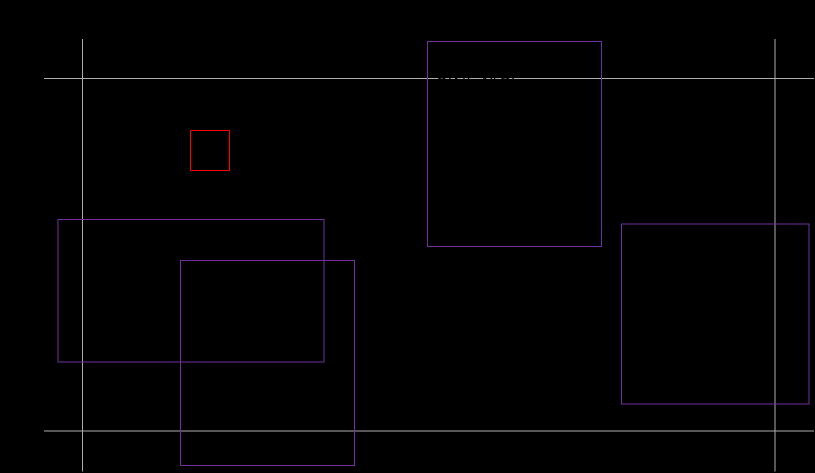
//> input picture 4.png, 1630 x 945 px (shown at 1/2 size)
$ ./CupOpneCV   (built with g++ and OpenCV 4)
//> lines starting //> are read from the running program, lines starting //| are printed output that depends on the picture; after the words box and inside, x2 and y2 are one past the last pixel; in counts of white or black regions, pixels touching at a corner belong together
#define _CRT_SECURE_NO_WARNINGS

#define SerialOn 0
#define debug 0

#include <opencv2/core.hpp>
#include <opencv2/opencv.hpp>
#include <opencv2/highgui/highgui.hpp>
#include <iostream>

#if SerialOn == 1
#include <stdlib.h>
#include <stdio.h>
#include <string.h>
#include <unistd.h>
#include <stdint.h>
#include <fcntl.h>
#include <termios.h>
#include <errno.h>
#include <sys/ioctl.h>
#endif // SerialOn

int fd; //Serial 통신 장치명(번호)

using namespace std;
using namespace cv;

void videoWriteSet(Size size);	//영상파일 출력용
VideoWriter writer;				//영상파일 출력용

void findedge(Mat inImg, Size size);	//윤곽생성 및 조건에 대한 물체인식

double TemplateProcess(Rect rect, Mat resultImage, Mat tImage, double value);	//종이컵 인식

int centerX(Rect inRect);	//물체 중심 x좌표


int SerialSet();			//Serial 통신 초기 세팅
int SerialWrite(char *buf);	//Serial 통신 Tx 보내기

void addzero(char * strHex, int len);	//문자열 앞에 0 붙이는 함수

int testCount = 0;			//frame 하나당 카운트
int setFrameCount = 50;		//총 10프레임이 될때까지 카운트
double testHighValue = 1;	//탐색과정에서 낮은 탐색값 저장. 낮을수록 좋음 0~1;

int status = 0;		//모터 및 아두이노 제어상태  0:못찾음(default) 1:샘플링단계 2:추적중 3: 추적하다잃어버림

Mat img_input, cupImage, buf_img;	//입력이미지, 컵 이미지, 버퍼이미지
Size camSizein;	//입력 영상 size

Mat plotImg;	//디버깅을 위한 plot이미지
int notFindingCount = 0;	//물체를 잃어버렸을때 카운팅하여 리셋하기 위한 변수

int main() {
	SerialSet();
	cupImage = imread("./4.png", 1);	//종이컵 이미지
//> cupImage is the input picture: 945 rows x 1630 cols, CV_8UC3; mean B, G, R 2.3, 1.4, 2.1
	cv::VideoCapture cap(0);
	if (!cap.isOpened()) {
		cerr << "에러 - 카메라를 열 수 없습니다.\n";
		return -1;
	}
	cap.set(3, 1920);		//영상 크기 수동조정
	cap.set(4, 1080);		//영상 크기 수동조정
	cap.set(CAP_PROP_AUTOFOCUS, 1);		//AF 수동조정 활성화
	//https://docs.opencv.org/3.3.1/d4/d15/group__videoio__flags__base.html#ggaeb8dd9c89c10a5c63c139bf7c4f5704dad937a854bd8d1ca73edfb3570e799aa3

	//웹캠 사이즈 받기
	camSizein = Size((int)cap.get(CAP_PROP_FRAME_WIDTH), (int)cap.get(CAP_PROP_FRAME_HEIGHT));

	int wSize = camSizein.width;
	int hSize = camSizein.height;
	Size size = Size(wSize, hSize);

	//Size size2 = Size(wSize*2, hSize*2);
	//videoWriteSet(size2);

	while (1)
	{
		// 카메라로부터 캡쳐한 영상을 frame에 저장합니다.
		cap.read(img_input);
		if (img_input.empty()) {
			cerr << "빈 영상이 캡쳐되었습니다.\n";
			break;
		}

		plotImg = img_input.clone();		//디버깅을 위한 복제


		//관심영역 만들기
		//Rect rectROI((camSizein.width -wSize)/2, (camSizein.height - hSize) / 2, wSize, hSize);	//x,y,w,h
		//Mat subImage = img_input(rectROI);
		/* //관심영영 확인
		rectangle(img_input,
			Point(rectROI.br().x - rectROI.width, rectROI.br().y - rectROI.height),
			rectROI.br(),
			Scalar(0, 255, 0), 5);
		*/

		//물체 발견 못했을 때
		if (status == 0) {
			char bufo[] = "o";
			SerialWrite(bufo);
#if debug == 1
			cout << "#default" << endl;
#endif
		}


		if (status == 2) {
			notFindingCount++;
			if (notFindingCount > 100000) {	// 추적중 물체 잃어버렸을 때 100000 카운트 넘으면 리셋
				char buf[] = "t";
				SerialWrite(buf);
#if debug == 1
				cout << "#reset" << endl;
#endif
				buf_img.release();
				notFindingCount = 0;
				status = 0;
				char bufo[] = "o";
				SerialWrite(bufo);
#if debug == 1
				cout << "#default" << endl;
#endif

			}

		}

		findedge(img_input, camSizein);	//시작 지점 함수 윤곽인식


		if (status == 1 && testCount <= setFrameCount) {	//샘플링 스타트
			testCount++;
#if debug == 1
			cout << testCount << endl;
#endif
		}


		//writer.write(result); //영상 저장

		// ESC 키를 입력하면 루프가 종료됩니다.
		if (cv::waitKey(25) >= 0)
			break;
	}
	return 0;
}

void findedge(Mat inImg, Size size) {
//> called with size = Size(1630, 945)

	Mat bufImg = inImg.clone();
	//canny 연산
	Mat cannyi;
	Canny(inImg, cannyi, 30, 200);		//canny 알고리즘 적용
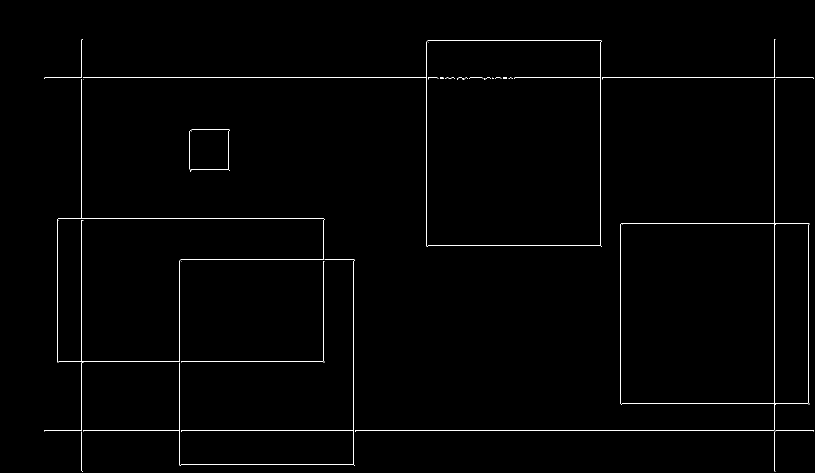
//> cannyi: 945 rows x 1630 cols, CV_8UC1 (shown at 1/2 size); 0.73% white in thin lines or dots, all inside (x1, y1, x2, y2) = (88, 78, 1628, 943)
	imshow("canny", cannyi);

	//모폴로지 연상으로 구멍 매꾸기, 선 잇기
	Size userSize = Size(3, 3);
	dilate(cannyi, cannyi, getStructuringElement(MORPH_ELLIPSE, userSize));
	erode(cannyi, cannyi, getStructuringElement(MORPH_ELLIPSE, userSize));
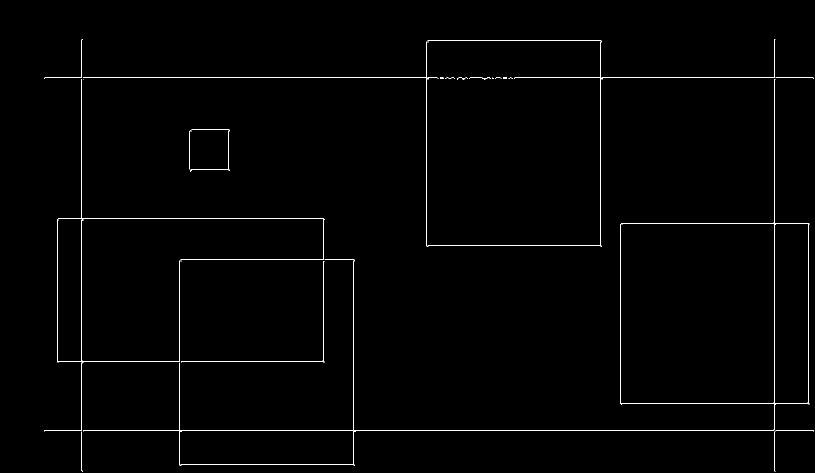
//> cannyi: 945 rows x 1630 cols, CV_8UC1 (shown at 1/2 size); 0.74% white in thin lines or dots, all inside (x1, y1, x2, y2) = (88, 78, 1628, 943)


	/*윤곽정보 생성*/
	vector<vector<Point> > contours;
	vector<Vec4i> hierarchy;
	findContours(cannyi, contours, hierarchy, CV_RETR_TREE, CHAIN_APPROX_SIMPLE, Point(0, 0));
//> contours = 36 contours, 25 with area under 20; largest, box (x1, y1, x2, y2) and area: (166, 158, 1619, 932) 159071, (166, 78, 1551, 494) 142710, (853, 81, 1203, 493) 142660, (1241, 446, 1550, 808) 110515, (88, 158, 649, 863) 93390
	//CV_CHAIN_APPROX_NONE 외각선의 모든 점을 나열함
	//CV_CHAIN_APPROX_SIMPLE 수평, 수직이나 대각 외곽선의 끅점만 포함.


	//RNG rng(12345);
	//Mat drawing = Mat::zeros(inImg.size(), CV_8UC3);
	for (int idx = 0; idx < contours.size(); idx++) {

		//	Scalar color = Scalar(rng.uniform(0, 255), rng.uniform(0, 255), rng.uniform(0, 255));
		//	drawContours(drawing, contours, idx, color, 2, 8, hierarchy, 0, Point());
		int setchbound = 20;//끝 변에서 부터 오는 라인들 ex 기둥, 벽
		int minScale = 30;// 최소 윤곽 크기
		Rect rect = boundingRect(contours[idx]);
		/*1차 조건 물체 크기 판별*/
		if (rect.height > minScale && rect.width > minScale && !(rect.width >= size.width - 5 && rect.height >= size.height - 5)) {
			/*2차 조건 물체 위치 판별(끝이랑 붙어있는지)*/
			if (rect.x < setchbound || (rect.x + rect.width) >size.width - setchbound || rect.y < setchbound || (rect.y + rect.height) > size.height - setchbound) {
				continue;
			}
			/*3차 조건 검출된 물체 비율 판단*/
			if (rect.height / rect.width > 2.5 || (rect.height / rect.width) < 0.9) {
				continue;
			}

			rectangle(plotImg, Point(rect.br().x - rect.width, rect.br().y - rect.height), rect.br(), Scalar(0, 255, 0), 5);


			/*템플릿 매칭하려는 이미지를 가로세로 5씩 키워 안정성 향상*/
			int roiOffet = 5; //검출한 사각형 부터 옵셋을 주어 여유러운 검사 진행
			Rect testRect(rect.x - roiOffet, rect.y - roiOffet, rect.width + roiOffet * 2, rect.height + roiOffet * 2); //x,y,w,h
			Mat	resultImage = img_input(testRect); //비교할 이미지


			if (!(testCount > setFrameCount && !(buf_img.empty()))) {	//첫 10프레임은 정지해서 계속 찍는다 and 샘플이미지가 안생겨도(컵 못찾으면)

				Mat tImage;
				resize(cupImage, tImage, Size(rect.width, rect.height), INTER_LINEAR);	//안정을 위해 리사이즈
				double testValue = TemplateProcess(rect, resultImage, tImage, 0.2);	//템플릿 매칭 -> 샘플 컵
				imshow("비교대상이미지", resultImage);
				imshow("비교할 컵 이미지", tImage);
				//double testValue = TemplateProcess(rect, resultImage, tImage,0.15);	//템플릿 매칭 -> 샘플 컵

				if (testValue != 1) {
					if (testValue < testHighValue) {	//인식률 높은 이미지를 판별하기 위해
						status = 1;//샘플링 시작

						char buf[] = "s";
						SerialWrite(buf); //차량 정지 ==> 샘플링 중에는 차량을 정지한다.
#if debug == 1
						cout << "@@샘플링 시작" << endl;
#endif

						testHighValue = testValue;			//인식률 높은 이미지를 판별하기 위해
						buf_img = inImg(testRect).clone();	//버퍼이미지에 현재이미지 저장
						imshow("저장된 이미지", buf_img);
#if debug == 1
						cout << "저장완료" << endl;
#endif
					}
				}
			}
			else {

				if (abs(buf_img.cols - rect.width) > 200 || abs(buf_img.rows - rect.width) > 200) {	//샘플이랑 크기차이가 너무 나는건 걸름.
					continue;
				}
				Mat bufTimage;
				resize(buf_img, bufTimage, Size(rect.width, rect.height), INTER_LINEAR);	//안정을 위해 리사이즈
				imshow("비교대상이미지", resultImage);
				imshow("비교할 저장 이미지", bufTimage);
				double testValue2 = TemplateProcess(rect, resultImage, bufTimage, 0.15);	//템플릿 매칭 -> 이전 매칭 이미지

				if (testValue2 != 1) {
					rectangle(plotImg, Point(rect.br().x - rect.width, rect.br().y - rect.height), rect.br(), Scalar(0, 0, 255), 2);
					Mat tImage;
					resize(cupImage, tImage, Size(rect.width, rect.height), INTER_LINEAR);	//안정을 위해 리사이즈
					double testValue = TemplateProcess(rect, resultImage, tImage, 0.3);	//템플릿 매칭 -> 샘플 컵
					if (testValue != 1) {
						status = 2; //추적시작
						notFindingCount = 0; //찾으면 리셋;

						char buf[] = "m";
						SerialWrite(buf); //추적시작 움직여라(다음신호 주는건 오른쪽인지 왼쪽인지:아두이노는 다음신호를 받아야 움직인다.)
#if debug == 1
						cout << "@@추적 시작" << endl;
#endif

						buf_img = inImg(rect).clone(); //이전이미지를 버퍼 저장 (변화하는 환경 갱신)
						rectangle(plotImg, Point(rect.br().x - rect.width, rect.br().y - rect.height), rect.br(), Scalar(255, 0, 0), 2);
						imshow("Roitest", buf_img);
						imshow("setImg", plotImg);
#if debug == 1
						cout << "okok" << endl;
						cout << "center dist" << centerX(rect) - size.width / 2 << endl;
#endif
						if (abs(centerX(rect) - size.width / 2) < 100) {		//물체가 차량 중앙에 있는 지 판별 오차범위 100
							char buf[] = "c";
							SerialWrite(buf);
#if debug == 1
							cout << "#center" << endl;

							int dist = centerX(rect) - size.width / 2;
							char buf2[5];
							sprintf(buf2, "%d", abs(dist));
							addzero(buf2, 3);
							if (dist >= 0) {
								char tmp[7] = "0";
								strcat(tmp, buf2);
								SerialWrite(tmp);
							}
							else {
								char tmp[7] = "1";
								strcat(tmp, buf2);
								SerialWrite(tmp);
							}

#if debug == 1
							cout << dist << endl;
#endif
							char signal = SerialRead();// read 함수
							if (signal == 'f') {
								//물건앞에 도착했다는 신호 받으면
								while (1) {		//물건 주웠다 들어올때까지
									signal = SerialRead();
									if (signal = 'e') {		//
										buf_img.release();
										notFindingCount = 0;
										status = 0;
										char bufo[] = "o";
										SerialWrite(bufo);
									}
								}


							}
#endif
						}
						else if (centerX(rect) - size.width / 2 > 0) {	//물체 위치 우측
							char buf[] = "r";
							SerialWrite(buf);
#if debug == 1
							cout << "#Right" << endl;
#endif
						}
						else if (centerX(rect) - size.width / 2 < 0) {	//물체 위치 좌측
							char buf[] = "l";
							SerialWrite(buf);
#if debug == 1
							cout << "#Left" << endl;
#endif
						}
						else {
#if debug == 1
							cout << "error xxx" << endl;
#endif
						}


					}


				}

			}
		}
	}
//> this loop made 36 passes
//> (rect, testRect) on passes 10, 11, 16, 19, 25, 36: (Rect(379, 259, 81, 84), Rect(374, 254, 91, 94)), (Rect(379, 259, 80, 82), Rect(374, 254, 90, 92)), (Rect(1241, 446, 309, 362), Rect(1236, 441, 319, 372)), (Rect(88, 158, 561, 705), Rect(83, 153, 571, 715)), (Rect(853, 81, 350, 412), Rect(848, 76, 360, 422)), (Rect(88, 78, 78, 80), Rect(83, 73, 88, 90))
//> rect on passes 1 to 6: Rect(1551, 863, 1, 1), Rect(1548, 863, 3, 80), Rect(166, 863, 1, 1), Rect(163, 863, 3, 80), Rect(1551, 860, 77, 3), Rect(362, 725, 1, 1)
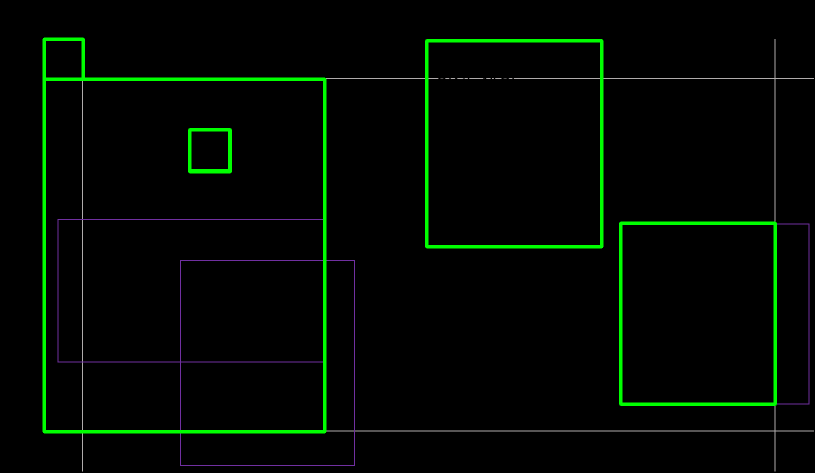
//> plotImg: 945 rows x 1630 cols, CV_8UC3 (shown at 1/2 size); 2.72% of pixels changed, all inside (x1, y1, x2, y2) = (85, 75, 1554, 867)
//> after the loop, status = 0; testHighValue = 1
//> the 'e' key is pressed
//> after the loop in main, `while (1)`: notFindingCount = 0


	// [7 lines of commented-out code are left out]

	imshow("test22", plotImg);
}


double TemplateProcess(Rect rect, Mat resultImage, Mat tImage, double value) {
	/*인자로 받은 이미지에 대해 템플릿 매칭*/

	double minVal, maxVal;
	Point minLoc, maxLoc;
	Mat result;

	// 제곱차 매칭 방법(TM_SQDIFF_NORMED)
	matchTemplate(resultImage, tImage, result, TM_SQDIFF_NORMED);
	minMaxLoc(result, &minVal, NULL, &minLoc, NULL);

	Mat testImg = img_input.clone();
	if (minVal < value) {
#if debug == 1
		cout << "minVal:" << minVal << endl;
#endif
		return minVal;
	}

	return 1;

}


int centerX(Rect inRect) {
	return inRect.x + inRect.width / 2;
}

//동영상 저장
void videoWriteSet(Size size) {

	double fps = 30.0;
	writer.open("output.avi", VideoWriter::fourcc('M', 'J', 'P', 'G'), fps, size, true);

	if (!writer.isOpened())
	{
		cout << "동영상을 저장하기 위한	초기화 작업 중 에러 발생" << endl;
		exit(0);
	}

}


/*시리얼 통신 기본셋팅*/
int SerialSet() {
#if SerialOn ==1
	struct termios toptions;

	/* open serial port */
	fd = open("/dev/ttyACM0", O_RDWR | O_NOCTTY, 0666);
	//fd = open("/dev/ttyTSH2", O_RDWR | O_NOCTTY);
	printf("fd opened as %i\n", fd);

	/* wait for the Arduino to reboot */
	//usleep(1500000);

	/* get current serial port settings */
	tcgetattr(fd, &toptions);
	/* set 9600 baud both ways */
	cfsetispeed(&toptions, B9600);
	cfsetospeed(&toptions, B9600);
	/* 8 bits, no parity, no stop bits */
	toptions.c_cflag &= ~PARENB;
	toptions.c_cflag &= ~CSTOPB;
	toptions.c_cflag &= ~CSIZE;
	toptions.c_cflag &= CS8;
	/* Canonical mode */
	toptions.c_lflag |= ICANON;
	/* commit the serial port settings */
	tcsetattr(fd, TCSANOW, &toptions);
#endif
	return 0;
}

/*시리얼 통신 출력*/
int SerialWrite(char * buf)
{
	int len = strlen(buf);
	cout << "SerialOut: ";
	cout << buf;
	cout << "  len: " << len << endl;

#if SerialOn == 1
	/* Send byte to trigger Arduino to send string back */
	for (int i = 0; i < len; i++) {
		char str[2];
		sprintf(str, "%c", buf[i]);
		size_t nb;
		nb = strlen(str);
		write(fd, str, nb);
	}
	//sleep(1); //입력 딜레이
#endif
	return 0;
}

char SerialRead() {
#if SerialOn == 1
	char buf[64];
	/* Receive string from Arduino */
	int n = read(fd, buf, 64);
	/* insert terminating zero in the string */
	   //buf[n] = 0;

	printf("%i bytes read, buffer contains: %s\n", n, buf);

	return buf[0];
#endif
	return 'f';
}

void addzero(char * strHex, int len) {
	while (strlen(strHex) < len) {
		char tmp[7] = "0";
		strcat(tmp, strHex);
		strcpy(strHex, tmp);
	}
}

$ run again, on image.png
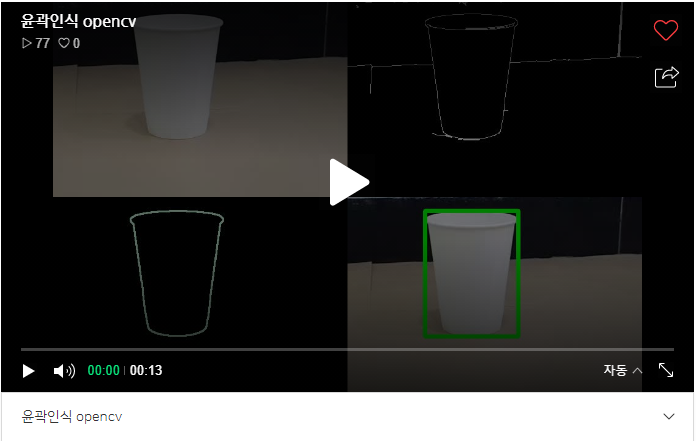
//> input picture image.png, 696 x 441 px, given in place of 4.png, which was not available
//> cupImage is the input picture: 441 rows x 696 cols, CV_8UC3; mean B, G, R 49.2, 50.8, 50.9
//> in findedge, `erode(cannyi, cannyi, getStructuringElement(MORPH_ELLIPSE, userSize));`:
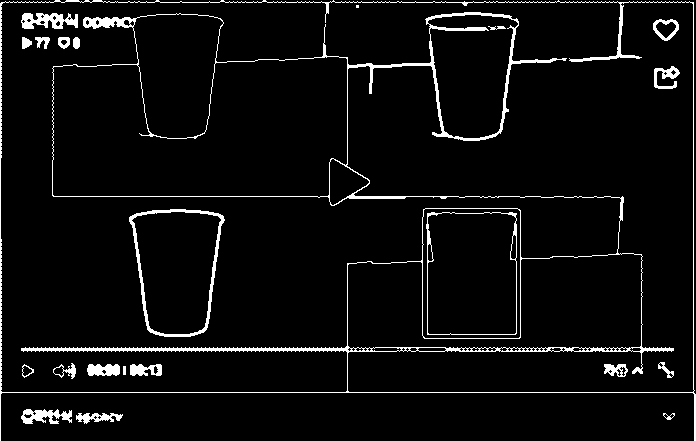
//> cannyi: 441 rows x 696 cols, CV_8UC1; 5% white; 22 white regions (1 under 20 px)
//> contours = 100 contours, 47 with area under 20; largest, box (x1, y1, x2, y2) and area: (0, 0, 696, 441) 270538, (0, 1, 695, 393) 182478, (52, 56, 348, 198) 33980, (347, 253, 643, 349) 18420, (422, 208, 521, 339) 12718
//> the loop in findedge, `for (int idx = 0; idx < contours.size(); idx++)` made 100 passes
//> (rect, testRect) on passes 49, 50, 53, 54, 80, 81: (Rect(422, 208, 99, 131), Rect(417, 203, 109, 141)), (Rect(426, 212, 91, 123), Rect(421, 207, 101, 133)), (Rect(427, 212, 90, 123), Rect(422, 207, 100, 133)), (Rect(329, 158, 41, 48), Rect(324, 153, 51, 58)), (Rect(129, 209, 96, 128), Rect(124, 204, 106, 138)), (Rect(131, 211, 91, 124), Rect(126, 206, 101, 134))
//> after the loop in findedge, `for (int idx = 0; idx < contours.size(); idx++)`:
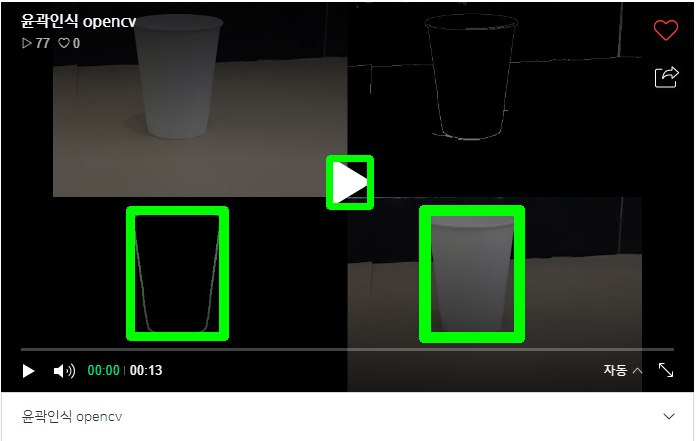
//> plotImg: 441 rows x 696 cols, CV_8UC3; 3.34% of pixels changed, all inside (x1, y1, x2, y2) = (126, 155, 525, 343)
//> after the loop in findedge, `for (int idx = 0; idx < contours.size(); idx++)`: status = 0; testHighValue = 1
//> after the loop `while (1)`: notFindingCount = 0
